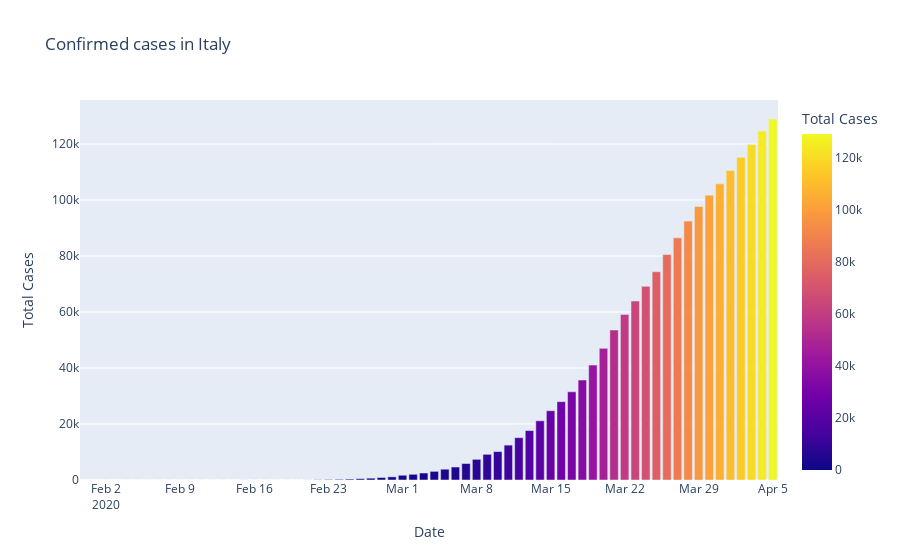
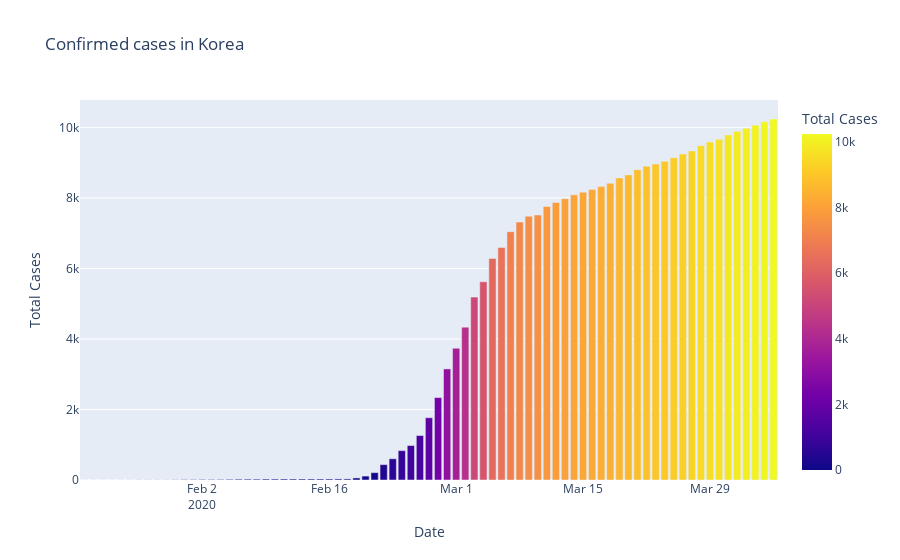

Notebook code cell kept with these figures, in order:
### Code cell
fig=px.bar(dbd_Italy,x="Date",y="Total Cases",color='Total Cases',title='Confirmed cases in Italy')
fig.show()

fig=px.bar(dbd_Korea,x="Date",y="Total Cases",color='Total Cases',title='Confirmed cases in Korea')
fig.show()

fig=px.bar(dbd_Wuhan,x="Date",y="Total Cases",color='Total Cases',title='Confirmed cases in Wuhan')
fig.show()
